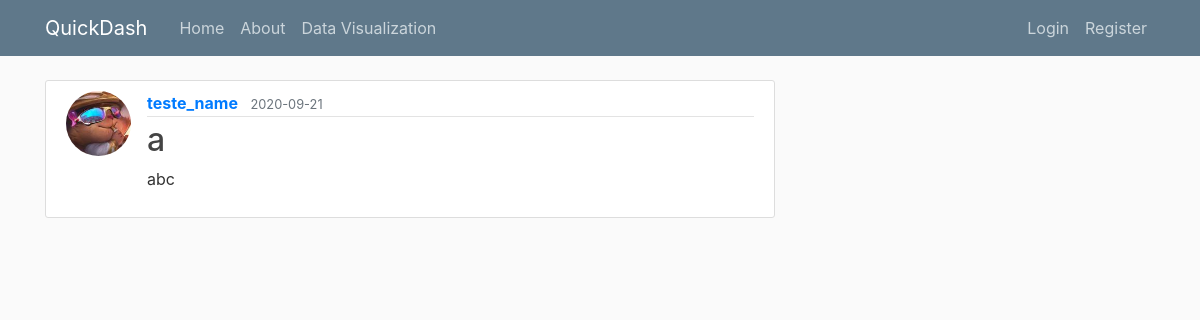
The page /post/5 on the database its author committed.
### tp1/flaskblog/models.py (models this page shows, shortened)
class User(db.Model, UserMixin):
    id = db.Column(db.Integer, primary_key=True)
    username = db.Column(db.String(20),unique=True,nullable=False)
    email = db.Column(db.String(120),unique=True,nullable=False)
    image_file = db.Column(db.String(20), nullable=False, default='default.jpg')
    password = db.Column(db.String(60),nullable=False)
    posts = db.relationship('Post', backref='author', lazy=True)
    database = db.relationship('Dataset', backref='owner', lazy=True)

class Post(db.Model):
    id = db.Column(db.Integer, primary_key=True)
    title = db.Column(db.String(100), nullable = False)
    date_posted = db.Column(db.DateTime, nullable=False, default=datetime.utcnow)
    content = db.Column(db.Text, nullable=False)
    user_id = db.Column(db.Integer, db.ForeignKey('user.id'),nullable=False)

### tp1/flaskblog/posts/routes.py (the view)
@posts.route("/post/<int:post_id>")
def post(post_id):
    post = Post.query.get_or_404(post_id)
    return render_template('post.html', title=post.title, post=post)

### tp1/flaskblog/templates/post.html (shortened to what this page needs)
{% extends "layout.html" %}
{% block content%}
    <article class="media content-section">
        <img class="rounded-circle article-img" src="{{url_for('static', filename='profile_pics/' + post.author.image_file)}}" alt="">
        <div class="media-body">
        <div class="article-metadata">
            <b class= "text-primary mr-2">{{ post.author.username }}</b>
            <small class="text-muted">{{ post.date_posted.strftime('%Y-%m-%d') }}</small>
        </div>
        <h2 class="article-title">{{ post.title }}</a></h2>
        <p class="article-content">{{ post.content }}</p>
        </div>
    </article>
{% endblock content%}

### tp1/flaskblog/static/main.css (style rules this page uses)
body { background: #fafafa; color: #333333; margin-top: 5rem; }
h1, h2, h3, h4, h5, h6 { color: #444444; }
.content-section { background: #ffffff; padding: 10px 20px; border: 1px solid #dddddd; border-radius: 3px; margin-bottom: 20px; }
.article-title { color: #444444; }
.article-content { white-space: pre-line; }
.article-img { height: 65px; width: 65px; margin-right: 16px; }
.article-metadata { padding-bottom: 1px; margin-bottom: 4px; border-bottom: 1px solid #e3e3e3 }

### rows shown on the page
User: image_file (picture), author.username "teste_name"
Post: date_posted "2020-09-21", title "a", content "abc"
